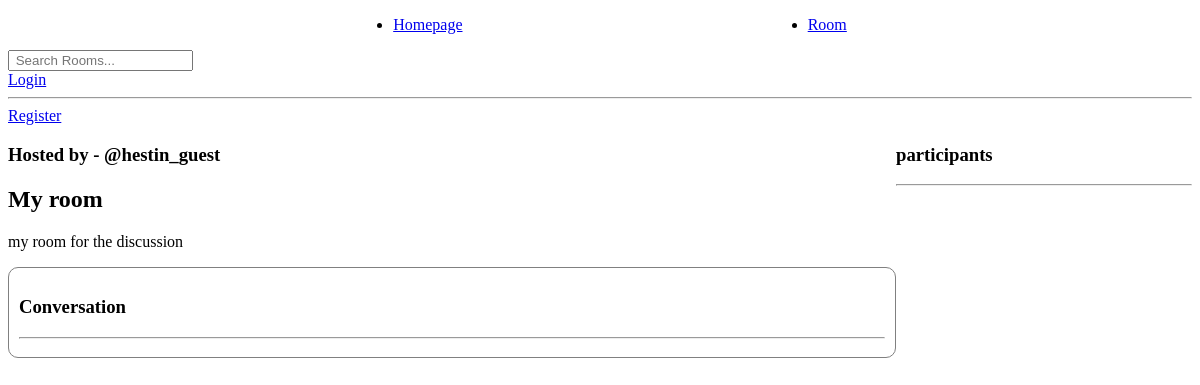
/room/15, run on an earlier commit of the app's database.
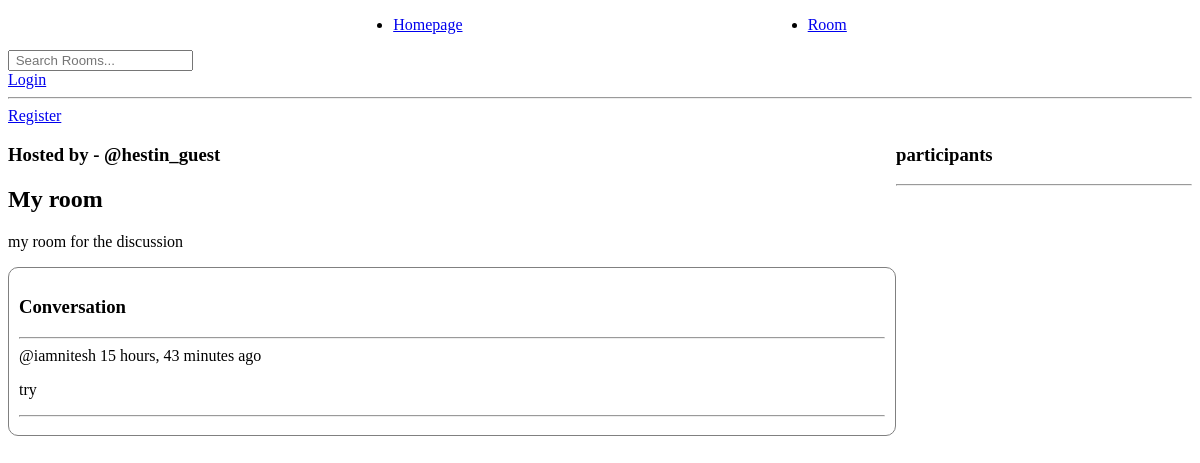
And on a later commit of the database.
### base/models.py (models this page shows, shortened)
class Message(models.Model):
    user = models.ForeignKey(User,on_delete=models.CASCADE)
    room = models.ForeignKey(Room,on_delete=models.CASCADE)
    body = models.TextField()
    updated = models.DateTimeField(auto_now=True)
    created = models.DateTimeField(auto_now_add= True)

### base/views.py (the view, shortened to what this page needs)
# urls.py: path('room/<str:pk>',views.room,name = "room"),
def room(request,pk):
    room = Room.objects.get(id = pk)
    room_messages = room.message_set.all().order_by('-created')
    participants = room.participants.all()
    context = {'room':room,'room_messages':room_messages,'users':participants}
    return render(request,"base/room.html",context)

### base/templates/base/room.html (shortened to what this page needs)
{% extends "main.html" %}
{% block content %}
<div class = "room-container">
    <div>
        <h3>Hosted by  <span> - @{{room.host.username}}</span></h3>
        <h2>{{room.name}}</h2>
        <p>{{ room.description }}</p>
        <div class = "comment-wrapper">
            <h3>Conversation</h3>
            <hr>
            <div class = 'comment-box'>
                {% for message in room_messages %}
                    <span>@{{message.user}}</span>
                    <span>{{message.created | timesince}} ago</span>
                    <p>{{message.body}}</p>
                    <hr>
                {% endfor %}
            </div>
        </div>
    </div>
    <div class = "participants">
        <h3>participants</h3>
        <hr>
    </div>
</div>
{% endblock %}

What changed in the data, as far as the page shows it:
added Message: user "iamnitesh", created "15 hours, 43 minutes", body "try"
